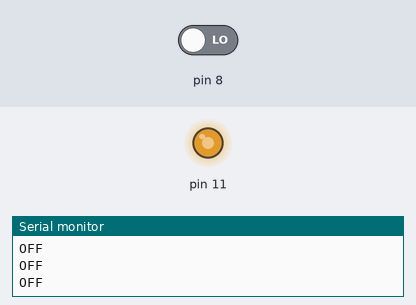
Bench run of a sketch on a simulated Arduino Uno, built with avr-gcc and run on an emulated ATmega328P. Parts: output pins drawn as LEDs (lit = HIGH), the last lines printed to the serial monitor. The test bench sets the inputs (shaded band); at power-on: pin 8 LOW.

Above: at 1.2 s.
1.3 s: pin 8 driven HIGH
At 2.5 s:
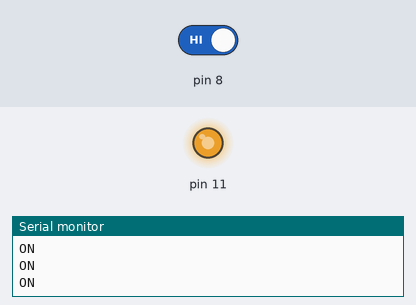
2.8 s: pin 8 driven LOW
At 3.7 s:
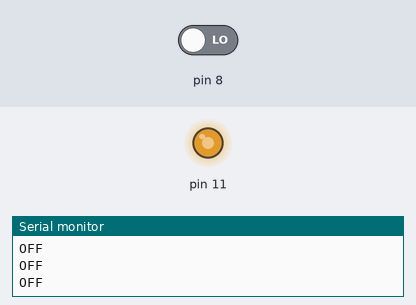
Timing chart, 0 to 5.8 s (numbered marks = the images above; inputs shaded):
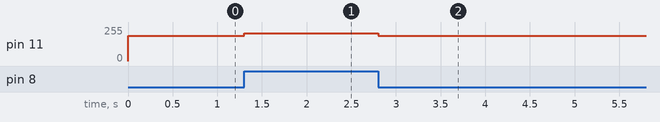

The sketch:

arduino_edison_mix.ino
```cpp
int mspeed = 190;

void setup(){
  Serial.begin (9600);
  //pinMode(2, INPUT);
  //pinMode(3, INPUT);
  pinMode(8, INPUT);
  pinMode(11, OUTPUT);
  //pinMode(12, OUTPUT);
  analogWrite(11, mspeed);

}

void loop(){

  if(digitalRead(8) == HIGH){
    analogWrite(11, 210);
    Serial.println("ON");
    //delay(200);
  } else if (digitalRead(8) == LOW){
    analogWrite(11, 190);
    Serial.println("OFF");
    //delay(200);
  }
  delay (50);
}
```

Measured:
- after the input at 1.3 s, pin 11: 190/255 → 210/255 at once
- after the input at 2.8 s, pin 11: 210/255 → 190/255 at once
